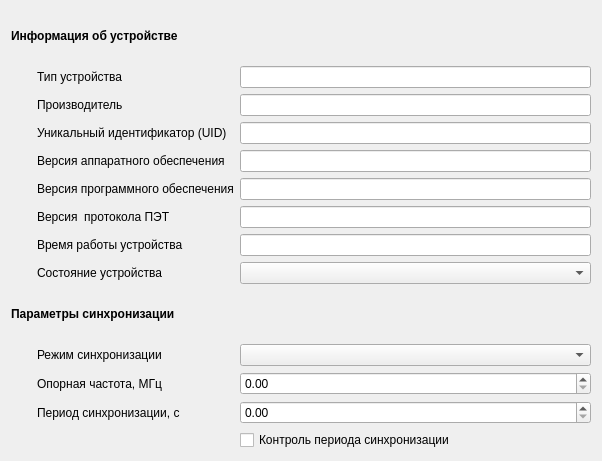
<?xml version="1.0" encoding="UTF-8"?>
<ui version="4.0">
 <class>PET_device_info_page</class>
 <widget class="QWidget" name="PET_device_info_page">
  <property name="geometry">
   <rect>
    <x>0</x>
    <y>0</y>
    <width>602</width>
    <height>461</height>
   </rect>
  </property>
  <property name="windowTitle">
   <string>Form</string>
  </property>
  <layout class="QVBoxLayout" name="verticalLayout">
   <item>
    <layout class="QGridLayout" name="gridLayout">
     <item row="8" column="1">
      <widget class="QLabel" name="label_7">
       <property name="text">
        <string>Состояние устройства</string>
       </property>
      </widget>
     </item>
     <item row="2" column="1">
      <widget class="QLabel" name="label_2">
       <property name="text">
        <string>Производитель</string>
       </property>
      </widget>
     </item>
     <item row="4" column="1">
      <widget class="QLabel" name="label_4">
       <property name="text">
        <string>Версия аппаратного обеспечения</string>
       </property>
      </widget>
     </item>
     <item row="5" column="1">
      <widget class="QLabel" name="label_5">
       <property name="text">
        <string>Версия программного обеспечения</string>
       </property>
      </widget>
     </item>
     <item row="3" column="1">
      <widget class="QLabel" name="label_3">
       <property name="text">
        <string>Уникальный идентификатор (UID)</string>
       </property>
      </widget>
     </item>
     <item row="4" column="2">
      <widget class="QLineEdit" name="le_hw_version"/>
     </item>
     <item row="1" column="1">
      <widget class="QLabel" name="label">
       <property name="text">
        <string>Тип устройства</string>
       </property>
      </widget>
     </item>
     <item row="2" column="2">
      <widget class="QLineEdit" name="le_vid"/>
     </item>
     <item row="12" column="2">
      <widget class="QDoubleSpinBox" name="doubleSpinBox_2"/>
     </item>
     <item row="8" column="2">
      <widget class="QComboBox" name="comboBox"/>
     </item>
     <item row="1" column="2">
      <widget class="QLineEdit" name="le_pid"/>
     </item>
     <item row="6" column="2">
      <widget class="QLineEdit" name="le_prot_version"/>
     </item>
     <item row="11" column="1">
      <widget class="QLabel" name="label_12">
       <property name="text">
        <string>Опорная частота, МГц</string>
       </property>
      </widget>
     </item>
     <item row="7" column="1">
      <widget class="QLabel" name="label_9">
       <property name="text">
        <string>Время работы устройства</string>
       </property>
      </widget>
     </item>
     <item row="6" column="1">
      <widget class="QLabel" name="label_6">
       <property name="text">
        <string>Версия  протокола ПЭТ</string>
       </property>
      </widget>
     </item>
     <item row="3" column="2">
      <widget class="QLineEdit" name="le_uid"/>
     </item>
     <item row="5" column="2">
      <widget class="QLineEdit" name="le_sw_version"/>
     </item>
     <item row="7" column="2">
      <widget class="QLineEdit" name="le_work_time"/>
     </item>
     <item row="10" column="1">
      <widget class="QLabel" name="label_11">
       <property name="text">
        <string>Режим синхронизации</string>
       </property>
      </widget>
     </item>
     <item row="12" column="1">
      <widget class="QLabel" name="label_13">
       <property name="text">
        <string>Период синхронизации, с</string>
       </property>
      </widget>
     </item>
     <item row="13" column="2">
      <widget class="QCheckBox" name="checkBox">
       <property name="text">
        <string>Контроль периода синхронизации</string>
       </property>
      </widget>
     </item>
     <item row="10" column="2">
      <widget class="QComboBox" name="comboBox_2"/>
     </item>
     <item row="11" column="2">
      <widget class="QDoubleSpinBox" name="doubleSpinBox"/>
     </item>
     <item row="1" column="0">
      <widget class="QWidget" name="widget" native="true">
       <property name="sizePolicy">
        <sizepolicy hsizetype="Fixed" vsizetype="Preferred">
         <horstretch>0</horstretch>
         <verstretch>0</verstretch>
        </sizepolicy>
       </property>
       <property name="minimumSize">
        <size>
         <width>20</width>
         <height>0</height>
        </size>
       </property>
      </widget>
     </item>
     <item row="0" column="0" colspan="3">
      <widget class="QLabel" name="label_8">
       <property name="font">
        <font>
         <weight>75</weight>
         <bold>true</bold>
        </font>
       </property>
       <property name="text">
        <string>Информация об устройстве</string>
       </property>
      </widget>
     </item>
     <item row="9" column="0" colspan="3">
      <widget class="QLabel" name="label_10">
       <property name="font">
        <font>
         <weight>75</weight>
         <bold>true</bold>
        </font>
       </property>
       <property name="text">
        <string>Параметры синхронизации</string>
       </property>
      </widget>
     </item>
    </layout>
   </item>
  </layout>
 </widget>
 <resources/>
 <connections/>
</ui>
